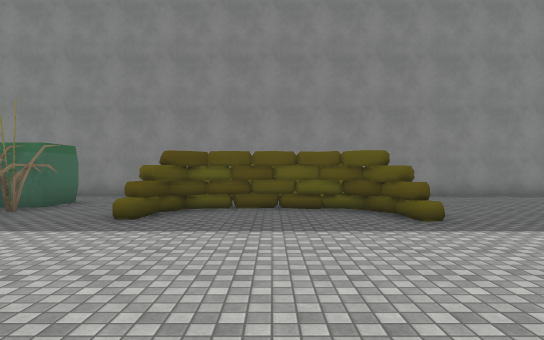
view 1 (above)

24 first-person views from a walk through a 3-D level made in the Unity game engine. The camera is 1.5 m above the floor, looks level and sees 75° across. The floor is counted in squares, 2 m on a side. Each view is taken from the middle of a square. On the plan, view 1 faces up. The plan holds only what a view shows up to about 11 squares ahead; the rest is blank. The place goes on beyond the plan. The player is left out. Some surface patterns are stand-ins.

view 2
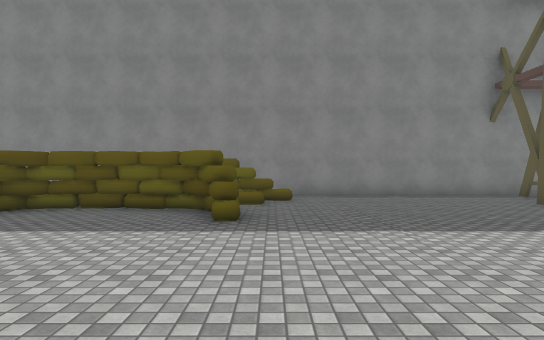

view 3
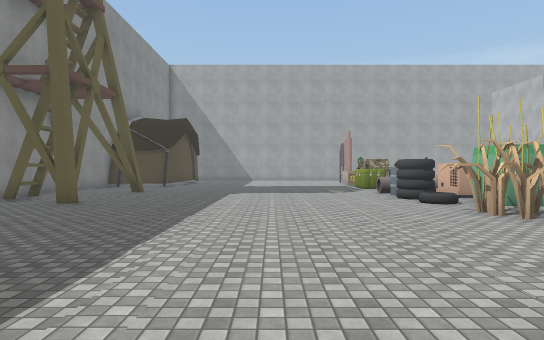

view 4
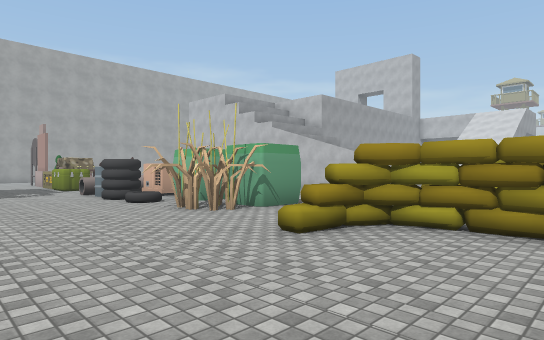

view 5
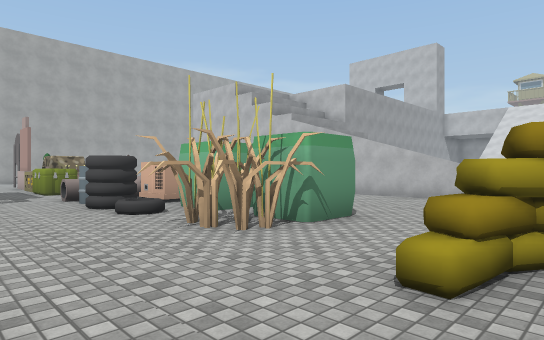

view 6
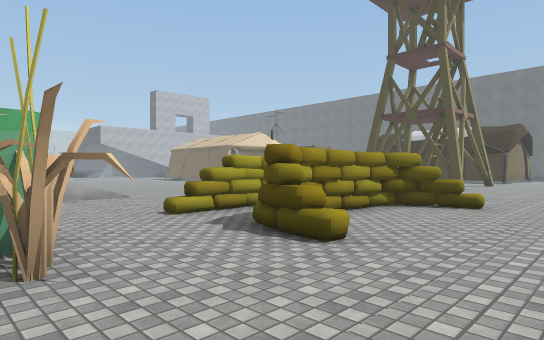

view 7
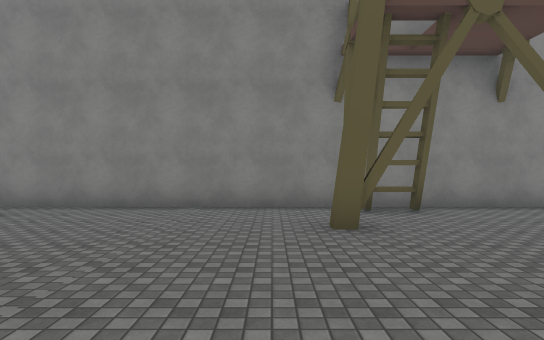

view 8
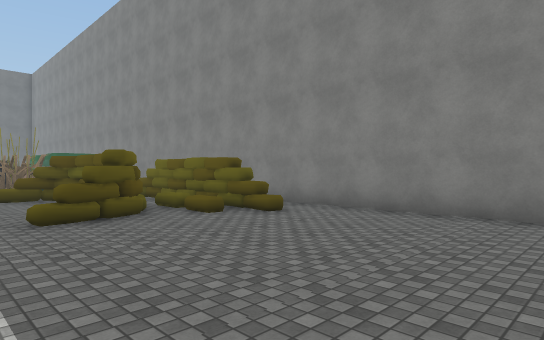

view 9
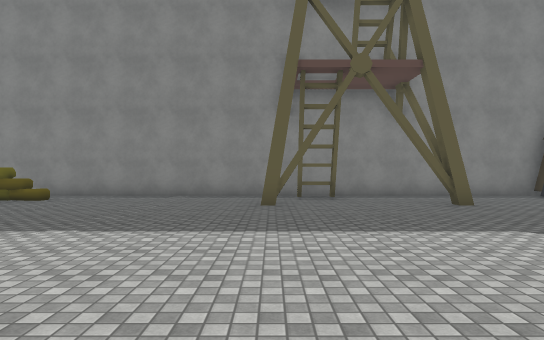

view 10
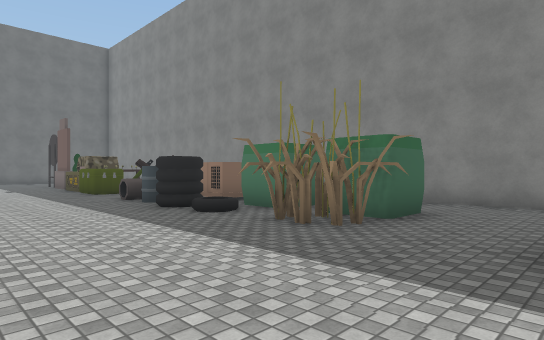

view 11
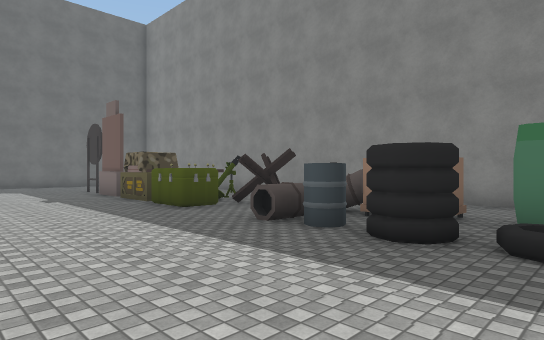

view 12
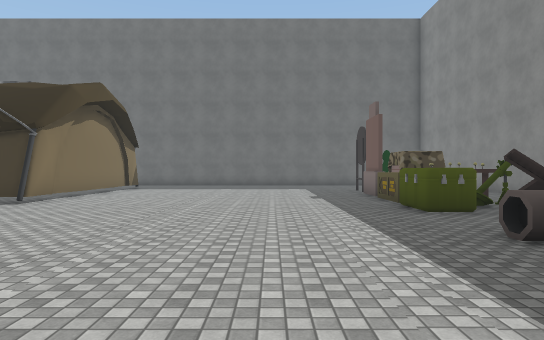

view 13
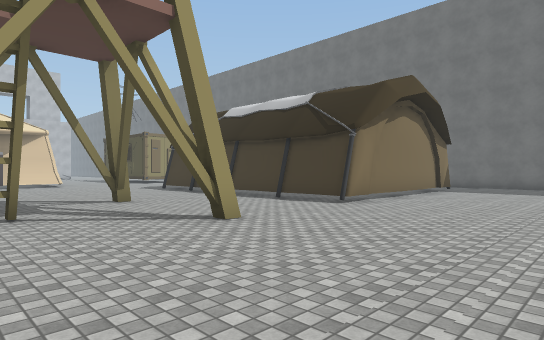

view 14
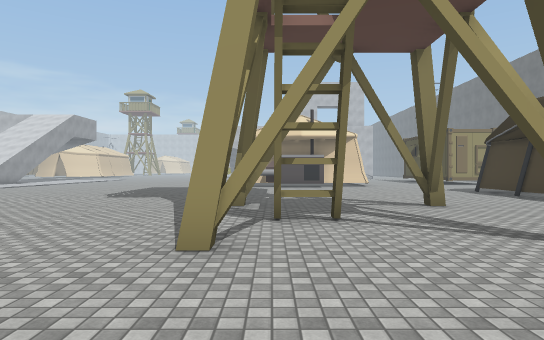

view 15
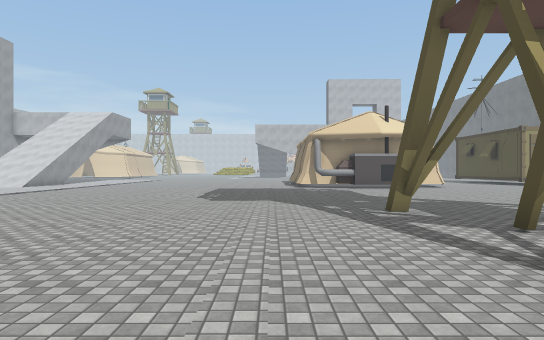

view 16
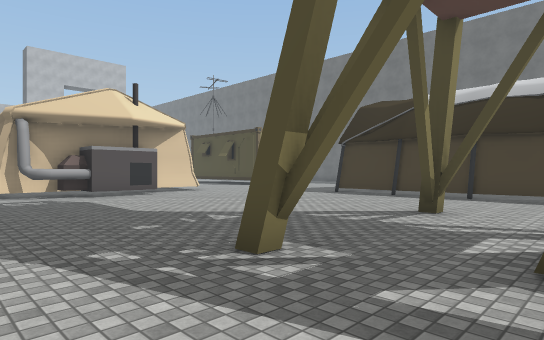

view 17
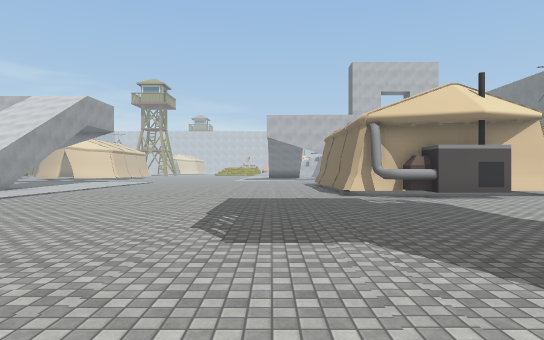

view 18
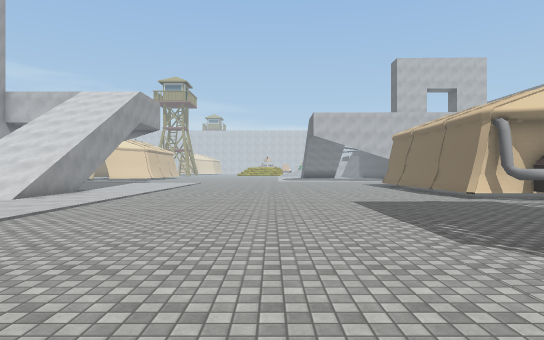

view 19
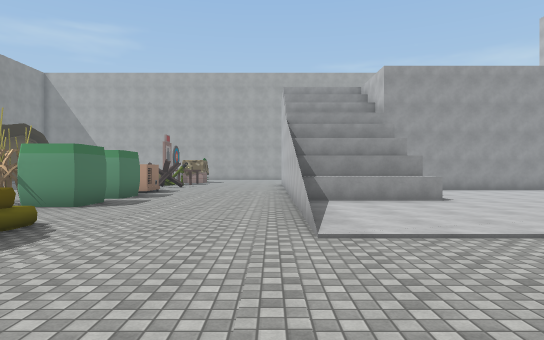

view 20
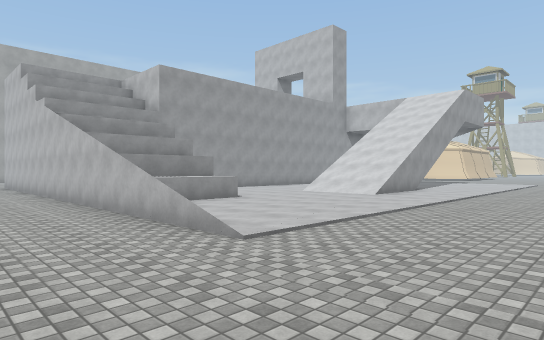

view 21
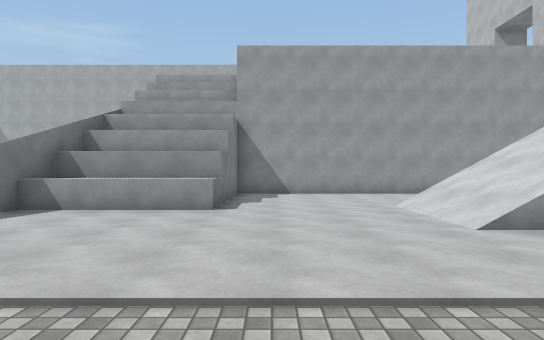

view 22
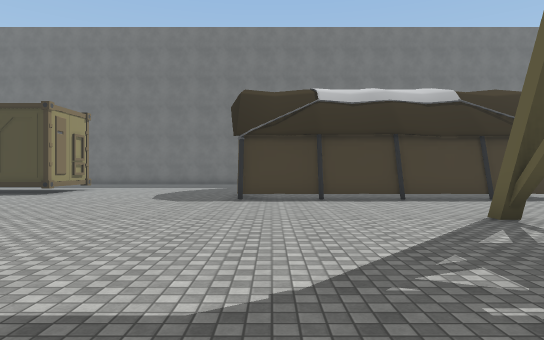

view 23
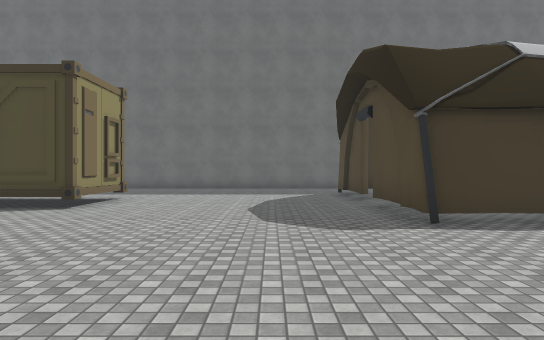

view 24
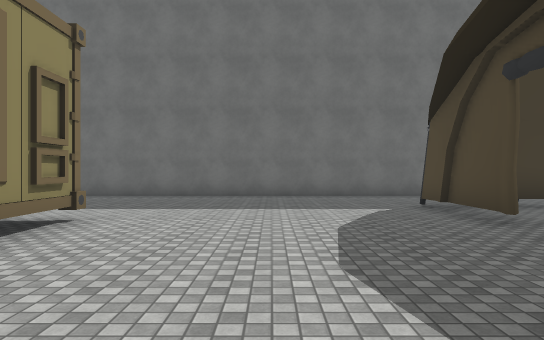

### Floor plan
Key: @ floor where view 1 was taken; # wall or solid block; . floor; / step, stairs or slope; = window, fence, low wall or low ledge; ^ raised ledge; O other object.
Columns run from 25 left of view 1 to 13 right of it. Each row starts with its distance up from view 1.
 11        ##  ###  #  ####   ############O
 10                 .   ...     ...........
  9                 .   ...######......O...
  8        O  O.OO.OO O O.....OO......O...O
  7        #OOOO.OOOOO#O#..#####...........
  6       ###OOO..OOOO.OO..#...#...........
  5      ...............O......=...........
  4      .................................
  3        ...............................
  2        ...............................
  1        ...........    .................
  0     .............. .....=@.....OO......
 -1     ..................  ##...#..O. OOO
 -2      .............O....  #####.#OOO.OO
 -3       #####...O..OO.....   ##..##.O.O
 -4         ..#.....OO......    #.......
 -5         ..#.........................
 -6         ..#...O..OO.................
 -7         ..#............................
 -8    .#   ..#..................==#^######
 -9    .#.  ..#......................^
-10 #...#.....#......................^
-11 #...###.###......................^####
-12 #....................................#
-13 #....................................#
-14 #....................................#
-15 #..............####...........=///...#
-16 #............###  ##..........//// ..#
-17 #.....###..        #..........////   #

Where each view was taken, in squares from view 1:
view 1: 0 up, 0 right, facing up
view 2: 0 up, 3 right, facing up
view 3: 3 up, 1 right, facing right
view 4: 3 up, 1 right, facing down-right
view 5: 2 up, 3 right, facing down-right
view 6: 2 up, 7 right, facing down-left
view 7: 3 up, 8 right, facing up
view 8: 4 up, 8 right, facing up-left
view 9: 0 up, 9 right, facing up
view 10: 2 up, 2 left, facing up-left
view 11: 2 up, 7 left, facing up-left
view 12: 3 up, 7 left, facing left
view 13: 2 up, 8 left, facing down-left
view 14: 1 up, 8 left, facing down
view 15: 0 up, 5 left, facing down
view 16: 4 down, 5 left, facing down-left
view 17: 5 down, 4 left, facing down
view 18: 6 down, 1 left, facing down
view 19: 7 down, 1 left, facing right
view 20: 5 down, 0 right, facing down-right
view 21: 12 down, 1 right, facing right
view 22: 10 down, 6 left, facing left
view 23: 13 down, 10 left, facing left
view 24: 14 down, 14 left, facing left
